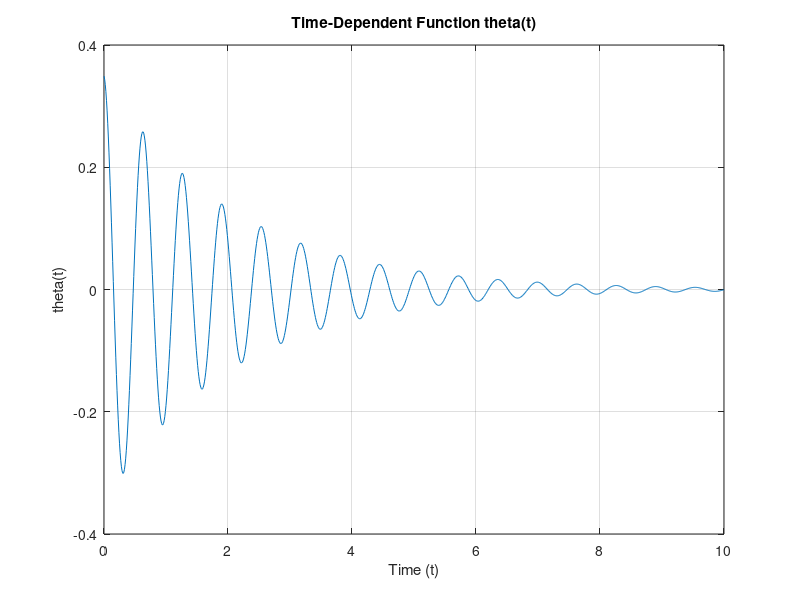

The MATLAB source for this figure:
g = 9.81;
m = 4.5;
l = 0.554;
b = 1.2; 

theta_0 = 20*(pi/180);
theta_dot_0 = 0 ;

omega_n = sqrt((4*m*l*g - (b^2)/(2*m*l)));
a_0 = -b/(m*l);
a_1 = theta_0;
a_2 = (theta_dot_0 + a_0*theta_0)/omega_n;

theta_t = @(t) exp(a_0 .* t) .* (a_1 .* cos(omega_n .* t) + a_2 .* sin(omega_n .* t));

% Plot the function over a range of time values
t_values = 0:0.01:10;  % Create a vector of time values
y_values = theta_t(t_values);  % Evaluate the function at each time value
plot(t_values, y_values);
xlabel('Time (t)');
ylabel('theta(t)');
title('Time-Dependent Function theta(t)');
grid on;

